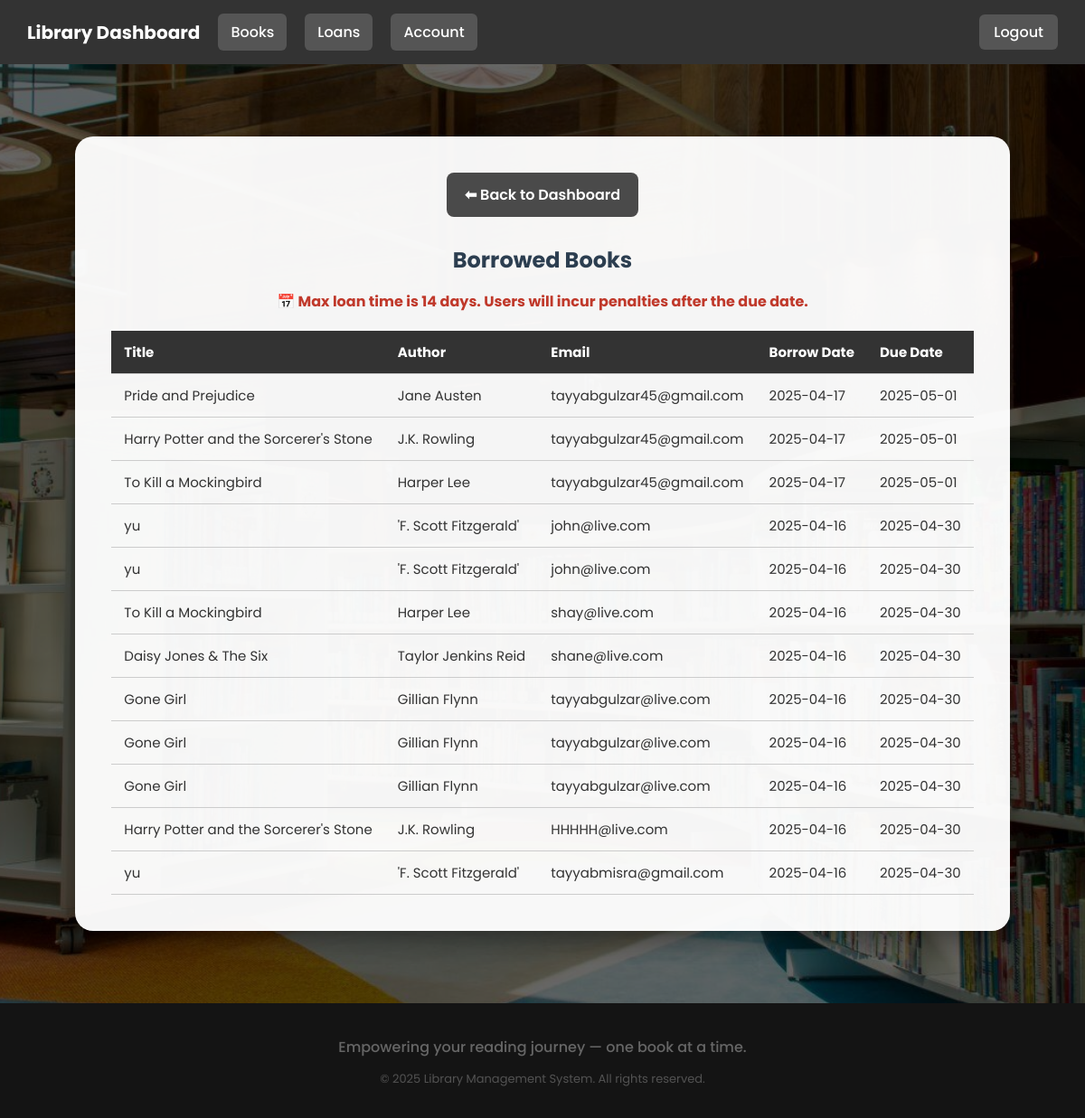
Page /loans.php (signed in) on the committed database.
### tables this page shows
CREATE TABLE `borrowed_books` (
  `id` int(11) NOT NULL,
  `user_id` int(11) NOT NULL,
  `book_id` int(11) NOT NULL,
  `borrow_date` datetime NOT NULL,
  `return_date` datetime DEFAULT NULL
);

CREATE TABLE `books` (
  `id` int(11) NOT NULL,
  `title` varchar(255) NOT NULL,
  `author` varchar(255) NOT NULL,
  `genre` varchar(100) DEFAULT NULL,
  `isbn` varchar(20) DEFAULT NULL,
  `quantity` int(11) DEFAULT 1,
  `added_at` timestamp NOT NULL DEFAULT current_timestamp()
);

CREATE TABLE `users` (
  `id` int(11) NOT NULL,
  `name` varchar(100) NOT NULL,
  `email` varchar(100) NOT NULL,
  `password` varchar(255) NOT NULL,
  `role` enum('admin','user') DEFAULT 'user',
  `created_at` timestamp NOT NULL DEFAULT current_timestamp(),
  `reset_token` varchar(255) DEFAULT NULL,
  `token_expiry` datetime DEFAULT NULL
);

### loans.php (the view, shortened to what this page needs)
<?php
require "config.php";
try {
    $stmt = $conn->query("
        SELECT
            bb.id AS borrow_id,
            b.title,
            b.author,
            u.email,
            bb.borrow_date
        FROM borrowed_books bb
        JOIN books b ON bb.book_id = b.id
        JOIN users u ON bb.user_id = u.id
        ORDER BY bb.borrow_date DESC
    ");
    $loans = $stmt->fetchAll(PDO::FETCH_ASSOC);
} catch (PDOException $e) {
    $loans = [];
    $error = "Error fetching loan records: " . $e->getMessage();
}
?>
<!DOCTYPE html>
<html lang="en">
<head>
</head>
<body>
<nav>
  <div class="nav-left">
    <div class="nav-title">Library Dashboard</div>
    <a href="books.php" class="nav-btn">Books</a>
    <a href="loans.php" class="nav-btn">Loans</a>
    <a href="user_account.php" class="nav-btn">Account</a>
  </div>
  <div class="nav-links">
    <a href="logout.php">Logout</a>
  </div>
</nav>
<div class="container">
  <a href="user_dashboard.php" class="back-btn">⬅ Back to Dashboard</a>
  <h2>Borrowed Books</h2>
  <p class="note">📅 Max loan time is 14 days. Users will incur penalties after the due date.</p>
  <?php if (!empty($loans)): ?>
    <table>
      <thead>
        <tr>
          <th>Title</th>
          <th>Author</th>
          <th>Email</th>
          <th>Borrow Date</th>
          <th>Due Date</th>
        </tr>
      </thead>
      <tbody>
        <?php foreach ($loans as $loan): ?>
          <tr>
            <td><?= htmlspecialchars($loan['title']) ?></td>
            <td><?= htmlspecialchars($loan['author']) ?></td>
            <td><?= htmlspecialchars($loan['email']) ?></td>
            <td><?= htmlspecialchars(date('Y-m-d', strtotime($loan['borrow_date']))) ?></td>
            <td><?= htmlspecialchars(date('Y-m-d', strtotime($loan['borrow_date'] . ' +14 days'))) ?></td>
          </tr>
        <?php endforeach; ?>
      </tbody>
    </table>
  <?php else: ?>
    <p class="no-loans">No books have been borrowed yet.</p>
  <?php endif; ?>
</div>
<footer>
  <div class="footer-content">
    <p class="footer-slogan">Empowering your reading journey — one book at a time.</p>
    <p class="footer-copy">&copy; <?= date("Y") ?> Library Management System. All rights reserved.</p>
  </div>
</footer>
</body>
</html>

### loans.php (style rules this page uses)
body { margin: 0; font-family: 'Poppins', sans-serif; background: url('Londonjpg.jpeg') no-repeat center center fixed; background-size: cover; position: relative; min-height: 100vh; display: flex; flex-direction: column; }
body::before { content: ''; position: absolute; inset: 0; background: rgba(0, 0, 0, 0.6); z-index: 0; }
nav { position: relative; z-index: 2; background: #333333; display: flex; justify-content: space-between; align-items: center; padding: 15px 30px; color: white; }
.nav-left { display: flex; align-items: center; gap: 20px; }
.nav-title { font-size: 20px; font-weight: bold; }
.nav-btn { background-color: #555555; color: white; padding: 8px 14px; border-radius: 6px; text-decoration: none; font-weight: 500; transition: background 0.3s ease; }
.nav-links a { margin-left: 20px; color: white; text-decoration: none; font-weight: 500; padding: 8px 16px; border-radius: 6px; background: #555555; transition: background 0.3s ease; }
.container { position: relative; z-index: 1; max-width: 1000px; margin: 80px auto; background: rgba(255, 255, 255, 0.96); padding: 40px; border-radius: 20px; box-shadow: 0 10px 30px rgba(0, 0, 0, 0.4); }
h2 { text-align: center; color: #2c3e50; margin-bottom: 10px; }
.note { text-align: center; color: #c0392b; font-weight: bold; margin-bottom: 20px; }
.back-btn { display: block; width: fit-content; margin: 0 auto 30px; background: #4A4A4A; color: white; padding: 12px 20px; border-radius: 8px; text-align: center; text-decoration: none; font-weight: 600; }
table { width: 100%; border-collapse: collapse; margin-top: 10px; }
th, td { padding: 12px 14px; border-bottom: 1px solid #ccc; text-align: left; font-size: 15px; color: #333; }
th { background: #333333; color: white; }
footer { background: #333333; color: white; text-align: center; padding: 20px; margin-top: auto; }
.footer-content { max-width: 1000px; margin: 0 auto; }
.footer-slogan { font-weight: 500; margin-bottom: 5px; }
.footer-copy { font-size: 13px; color: #ccc; }

### rows in the picture
borrowed_books: book.title "Pride and Prejudice", book.author "Jane Austen", user.email "tayyabgulzar45@gmail.com", borrow_date "2025-04-17", borrow_date "2025-05-01"
borrowed_books: book.title "Harry Potter and the Sorcerer's Stone", book.author "J.K. Rowling", user.email "tayyabgulzar45@gmail.com", borrow_date "2025-04-17", borrow_date "2025-05-01"
borrowed_books: book.title "To Kill a Mockingbird", book.author "Harper Lee", user.email "tayyabgulzar45@gmail.com", borrow_date "2025-04-17", borrow_date "2025-05-01"
borrowed_books: book.title "yu", book.author "'F. Scott Fitzgerald'", user.email "john@live.com", borrow_date "2025-04-16", borrow_date "2025-04-30"
borrowed_books: book.title "yu", book.author "'F. Scott Fitzgerald'", user.email "john@live.com", borrow_date "2025-04-16", borrow_date "2025-04-30"
borrowed_books: book.title "To Kill a Mockingbird", book.author "Harper Lee", user.email "shay@live.com", borrow_date "2025-04-16", borrow_date "2025-04-30"
borrowed_books: book.title "Daisy Jones & The Six", book.author "Taylor Jenkins Reid", user.email "shane@live.com", borrow_date "2025-04-16", borrow_date "2025-04-30"
borrowed_books: book.title "Gone Girl", book.author "Gillian Flynn", user.email "tayyabgulzar@live.com", borrow_date "2025-04-16", borrow_date "2025-04-30"
borrowed_books: book.title "Gone Girl", book.author "Gillian Flynn", user.email "tayyabgulzar@live.com", borrow_date "2025-04-16", borrow_date "2025-04-30"
borrowed_books: book.title "Gone Girl", book.author "Gillian Flynn", user.email "tayyabgulzar@live.com", borrow_date "2025-04-16", borrow_date "2025-04-30"
borrowed_books: book.title "Harry Potter and the Sorcerer's Stone", book.author "J.K. Rowling", user.email "HHHHH@live.com", borrow_date "2025-04-16", borrow_date "2025-04-30"
borrowed_books: book.title "yu", book.author "'F. Scott Fitzgerald'", user.email "tayyabmisra@gmail.com", borrow_date "2025-04-16", borrow_date "2025-04-30"
